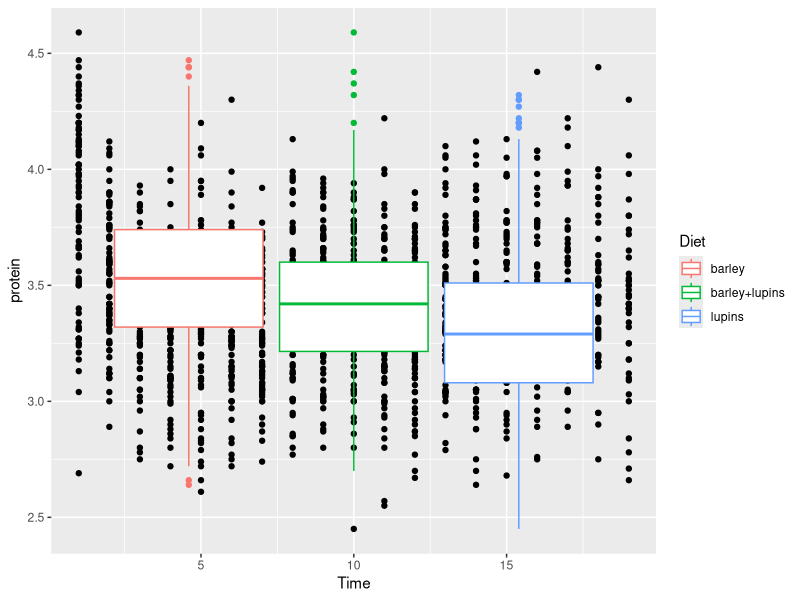
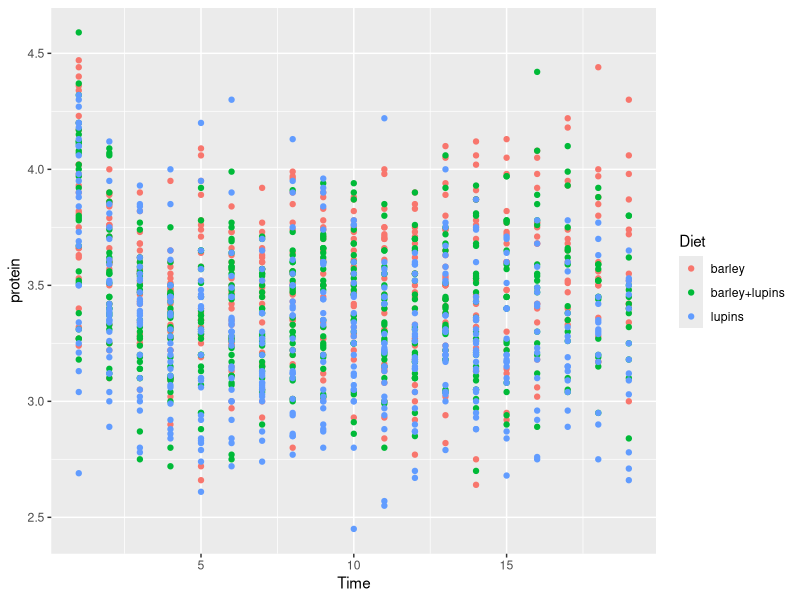
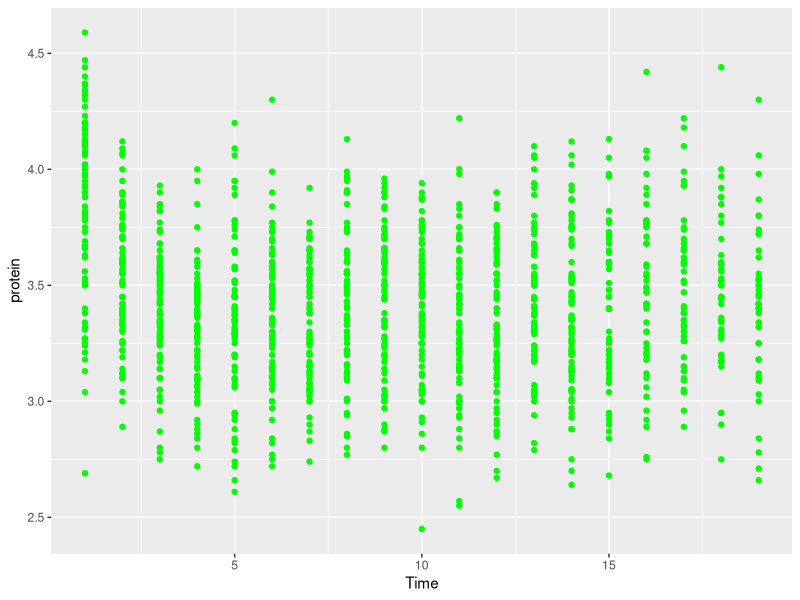
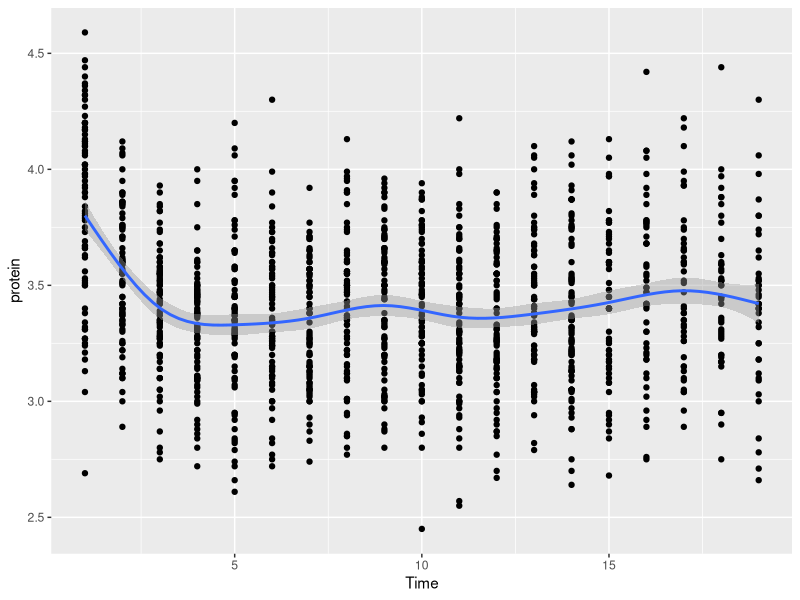
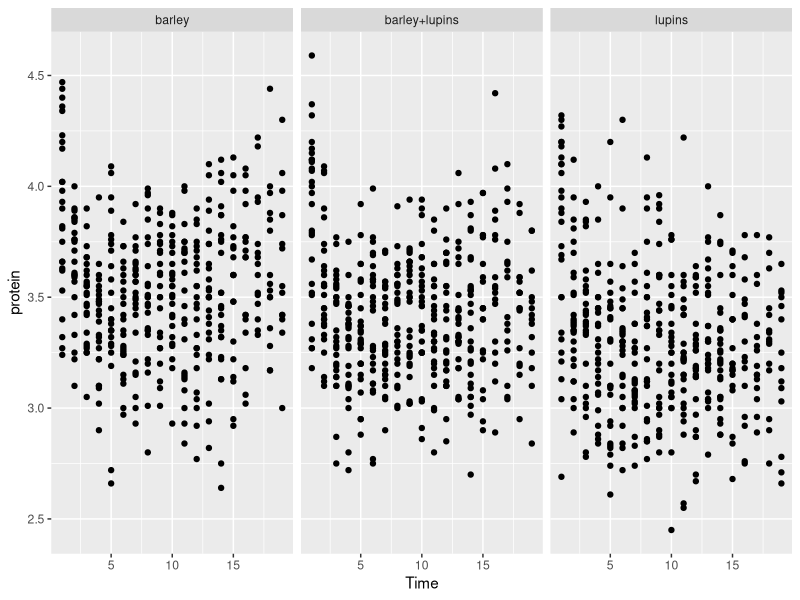
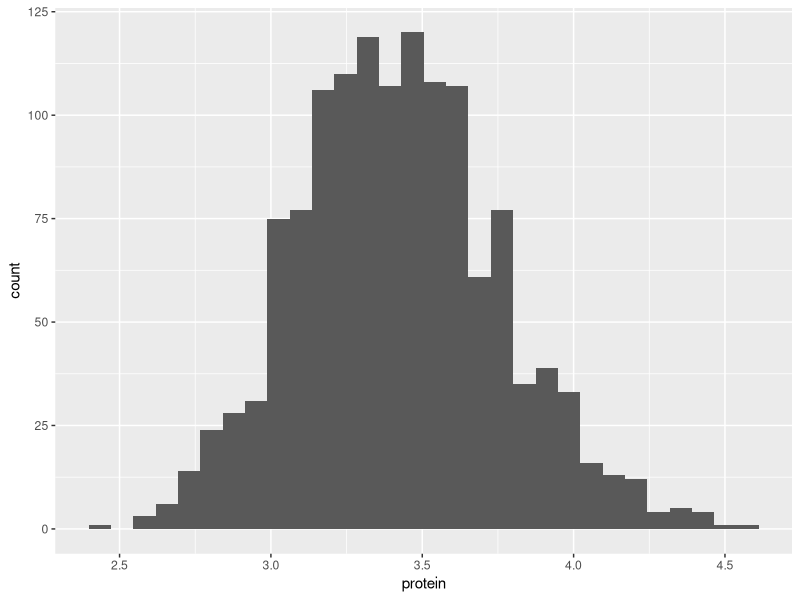
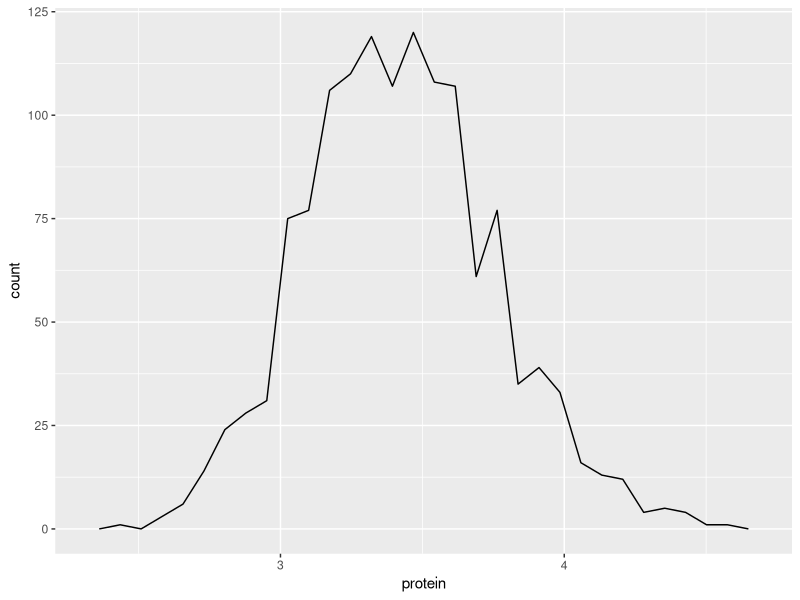
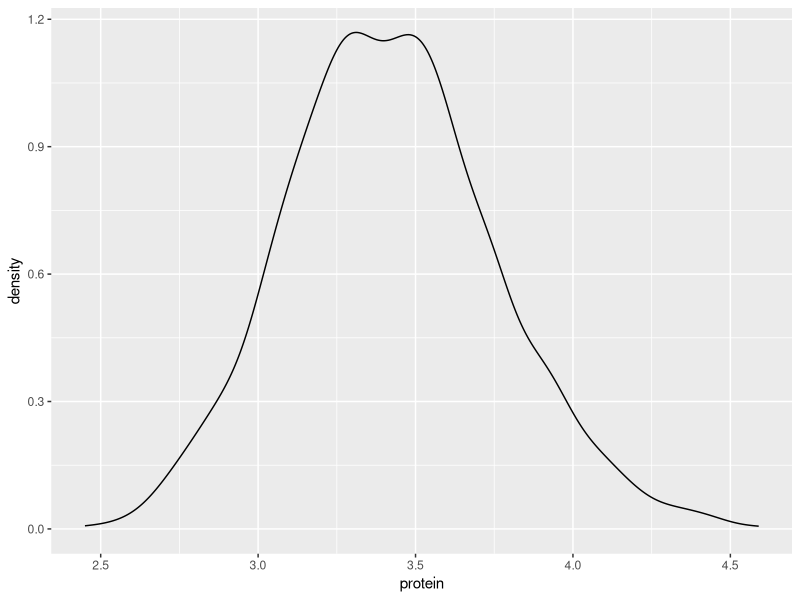

Write R code to recreate these figures, in order.
library(ggplot2)
library(Hmisc)
library(dplyr)
library(reshape)
library(lme4)
library(nlme)


head(Milk)
ggplot(data=Milk, aes(x=Time, y=protein)) +
  geom_point() +
  geom_boxplot(aes(color=Diet))

ggplot(data=Milk, aes(x=Time, y=protein)) +
  geom_point(aes(color=Diet))

ggplot(data=Milk, aes(x=Time, y=protein)) +
  geom_point(color="green")

p <- ggplot(data=Milk, aes(x=Time, y=protein)) +
  geom_point()

p + geom_smooth()

p + facet_wrap(~Diet)

pa <- ggplot(Milk, aes(x=protein))
pa + geom_histogram()
pa + geom_freqpoly()
pa + geom_density()

pb <- ggplot(Milk, aes(x=Diet))
pb + geom_bar()

p + geom_smooth()

pc <- p + geom_line(aes(group=Cow)) + geom_smooth()


ggsave("junk.png", plot=pc, width=10, height=5, units="in")
getwd()


p + geom_jitter(size=2, alpha=1/2) + theme_gray()

p + geom_jitter(size=2, alpha=1/2) + theme_bw()
p + geom_jitter(size=2, alpha=1/2) + theme_classic()
p + geom_jitter(size=2, alpha=1/2) + theme_minimal()

ggplot(data=Milk, aes(x=Time, y=protein)) +
  geom_point() +
  geom_violin(aes(color=Diet))


qplot(Sepal.Length, Petal.Length, data=iris)

qplot(Sepal.Length, Petal.Length, data=iris, color = Species)

pc <- p + geom_line(aes(group=Cow)) +geom_smooth()

ggplot(data=Milk, aes(x=Time, y=protein)) + geom_smooth()
ggplot(data=Milk, aes(x=Time, y=protein)) + geom_jitter() + geom_smooth()
